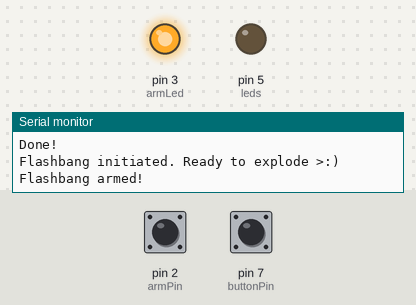
A sketch run on a simulated Arduino Uno, built for the host (arithmetic inside an expression is 32-bit, double 64-bit). Parts: output pins drawn as LEDs (lit = HIGH), the last lines printed to the serial monitor. Dashed ring = blinking. The inputs (shaded band) are chosen by the test bench; at power-on: pin 7 (buttonPin) LOW, pin 2 (armPin) HIGH.

Above: at 1.2 s.
1.3 s: pin 7 (buttonPin) pulled HIGH for 0.15 s
At 1.85 s:
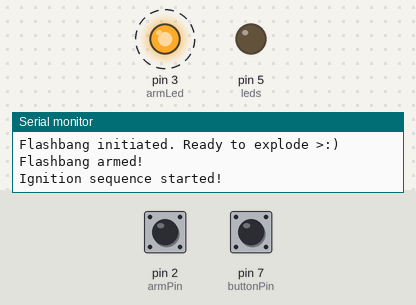
At 6.55 s:
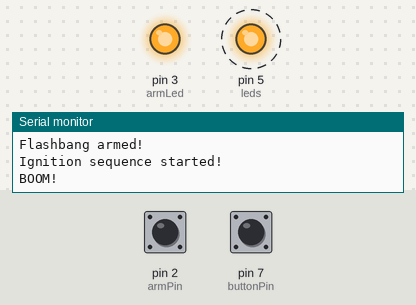
Timing chart, 0 to 13.4 s (numbered marks = the images above; inputs shaded):
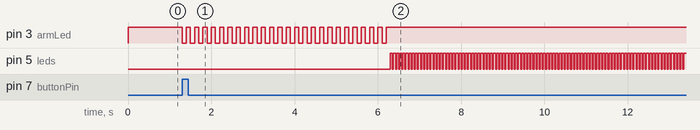

Measured:
- after the input at 1.3 s, pin 3 (armLed): alternates HIGH for 0.10 s and LOW for 0.10 s, 50 changes in all, then stays HIGH, starting at once; pin 5 (leds): alternates HIGH for 0.05 s and LOW for 0.03 s, starting after 5.0 s

The sketch:

flashbang.ino
```cpp
//sorry not sorry
#define leds 5
#define buttonPin 7
#define armPin 2
#define armLed 3

void setup() {
  Serial.begin(9600);
  Serial.println("Initialising...\n");
  pinMode(armPin, INPUT);
  pinMode(buttonPin, INPUT);
  pinMode(armLed, OUTPUT);
  pinMode(leds, OUTPUT);
  Serial.println("\nDone!\n");
}

void loop() {
  boolean isExploded;

  isExploded = false;

  Serial.println("Flashbang initiated. Ready to explode >:) \n");

  if(digitalRead(armPin) == LOW){
    // Flashbang unarmed
    Serial.println("Flashbang not armed.");
    digitalWrite(armLed, LOW);
  } else {
    // Flashbang armed
    digitalWrite(armLed, HIGH);
    Serial.println("Flashbang armed!");
  }

  while(digitalRead(armPin) == HIGH){
    if(digitalRead(buttonPin) == HIGH && isExploded == false){
      // Initialise countdown for exploding (5 seconds total)
      // Led blink effect
      Serial.println("Ignition sequence started!");
      for(int i = 0; i < 25; i++){
        digitalWrite(armLed, LOW);
        delay(100);
        digitalWrite(armLed, HIGH);
        delay(100);
      }
      // Explosion
      Serial.println("BOOM!");
      for(int i = 0; i < 100; i++){
        digitalWrite(leds, HIGH);
        delay(50);
        digitalWrite(leds, LOW);
        delay(25);
      }

      isExploded = true;
      Serial.begin("Flash is now exploded!");
      break;
    }
  }

  while(isExploded){
    digitalWrite(armLed, HIGH);
    delay(2000);
    if(digitalRead(armPin) == LOW){
      break;
    }
  }
  Serial.println("Sequence terminated. Flashbang is reinitiated.");
}
```
